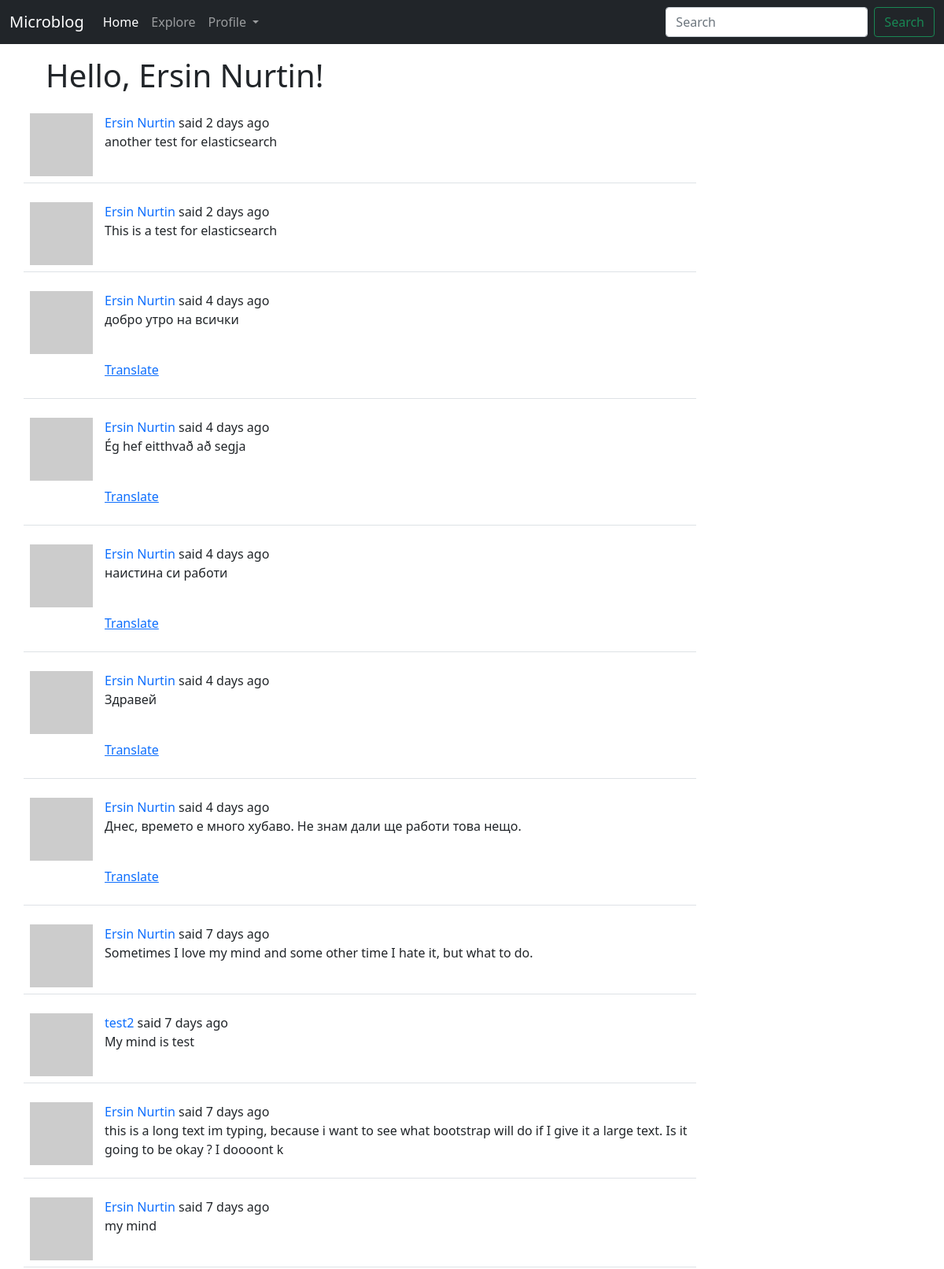
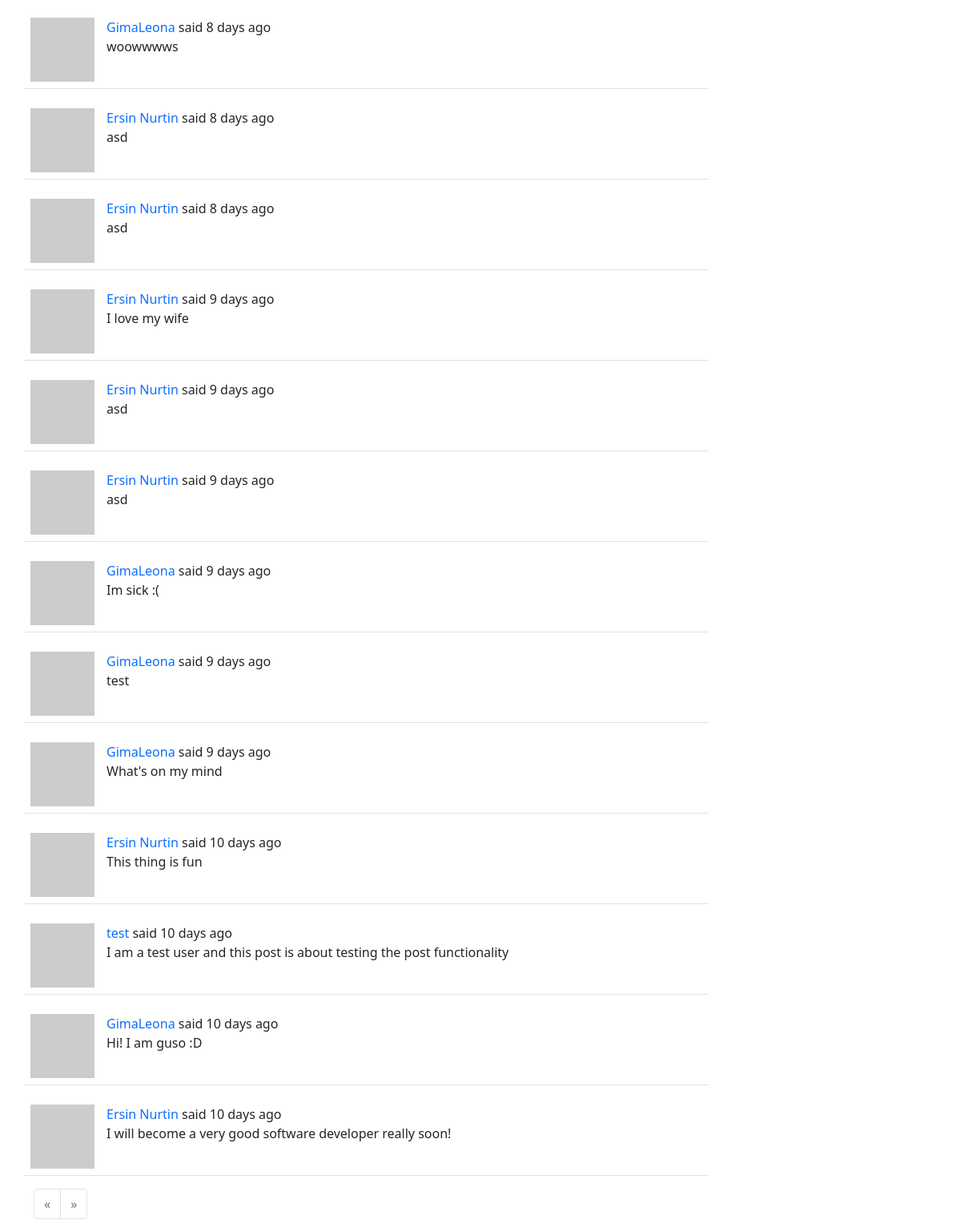
The page /explore (signed in) on the database as committed earlier (2 pictures, top to bottom).
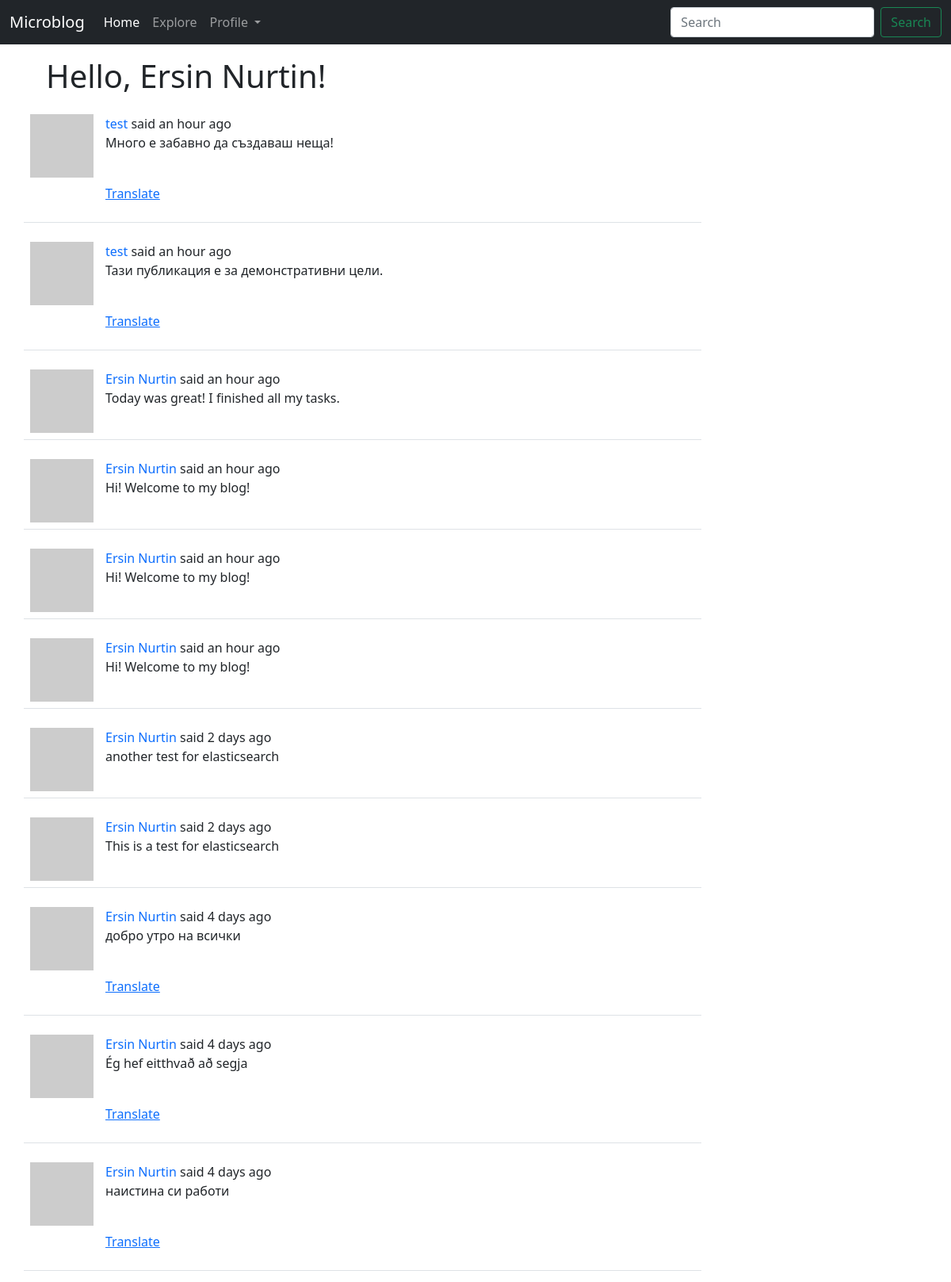
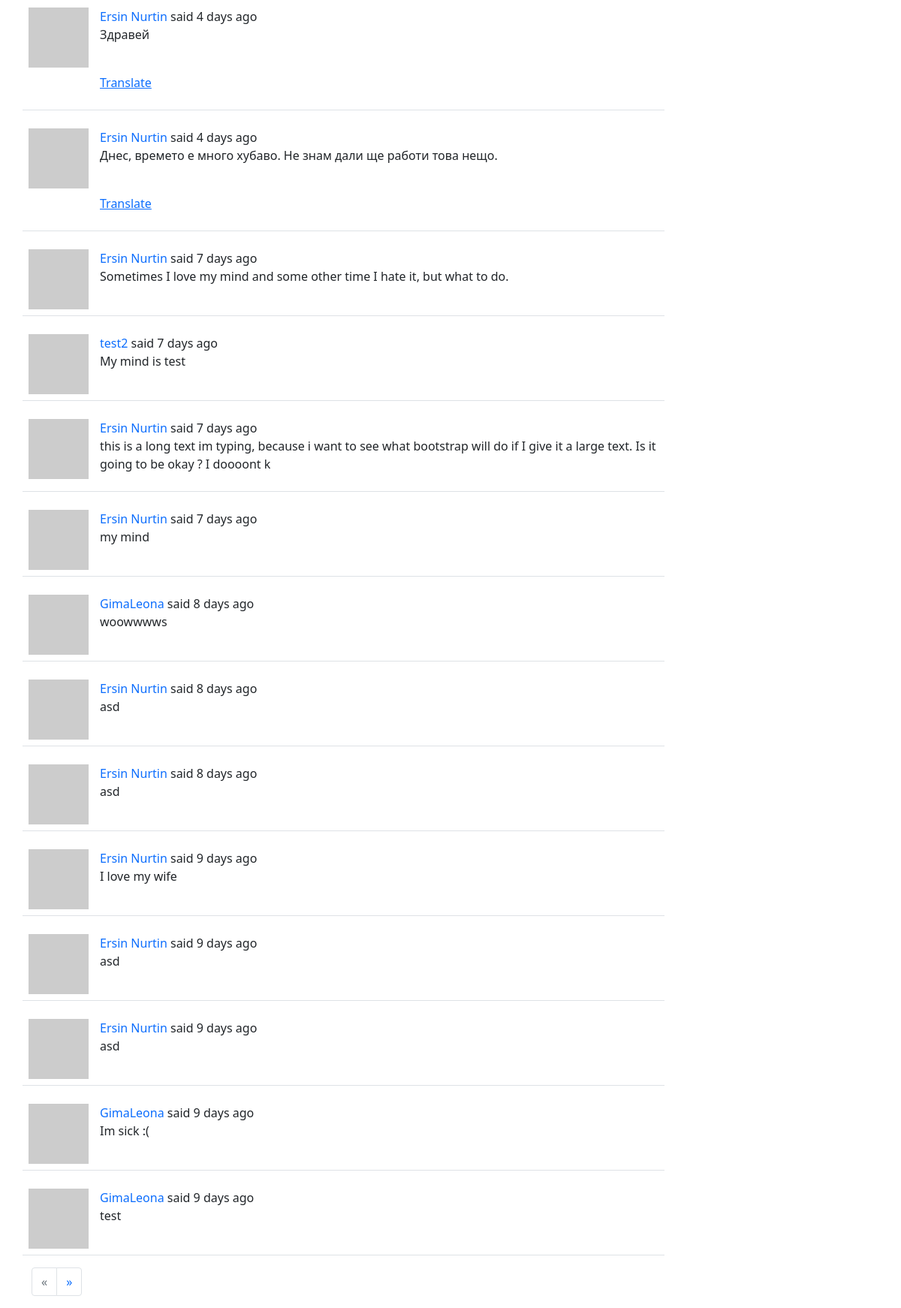
The same page on the database as committed later (2 pictures, top to bottom).
### app/models.py (models this page shows, shortened)
class SearchableMixin:
	@classmethod
	def before_commit(cls, session):
		session._changes = {
			'add': list(session.new),
			'update': list(session.dirty),
			'delete': list(session.deleted)
		}
	@classmethod
	def after_commit(cls, session):
		for obj in session._changes['add']:
			if isinstance(obj, SearchableMixin):
				add_to_index(obj.__tablename__, obj)
		for obj in session._changes['update']:
			if isinstance(obj, SearchableMixin):
				add_to_index(obj.__tablename__, obj)
		for obj in session._changes['delete']:
			if isinstance(obj, SearchableMixin):
				remove_from_index(obj.__tablename__, obj)
		session._changes = None

class Post(SearchableMixin, db.Model):
	__searchable__ = ['body']
	id = db.Column(db.Integer, primary_key=True)
	body = db.Column(db.String(140))
	timestamp = db.Column(db.DateTime, index=True, default=datetime.utcnow)
	user_id = db.Column(db.Integer, db.ForeignKey('user.id'))
	language = db.Column(db.String(5))

### app/main/routes.py (the view)
@bp.route('/explore')
@login_required
def explore():
	page = request.args.get('page', 1, type=int)
	posts = Post.query.order_by(Post.timestamp.desc()).paginate(
		page=page, per_page=current_app.config['POSTS_PER_PAGE'], error_out=False)
	next_url = url_for('main.explore', page=posts.next_num) if posts.has_next else None
	prev_url = url_for('main.explore', page=posts.prev_num) if posts.has_prev else None
	return render_template('index.html', posts=posts.items,
	                       next_url=next_url, prev_url=prev_url, page=page)

### app/main/forms.py
class SearchForm(FlaskForm):
	q = StringField(_l('Search'), validators=[DataRequired()])
	s = SubmitField(_l('Search'))
	def __init__(self, *args, **kwargs):
		if 'formdata' not in kwargs:
			kwargs['formdata'] = request.args
		if 'meta' not in kwargs:
			kwargs['meta'] = {'csrf': False}
		super(SearchForm, self).__init__(*args, **kwargs)

### app/__init__.py (called while the page is built)
def get_locale():
	user = getattr(g, 'user', None)
	if user is not None:
		return user.locale
	return request.accept_languages.best_match(current_app.config['LANGUAGES'])

### app/main/routes.py (called while the page is built)
@bp.before_app_request
def before_request():
	if current_user.is_authenticated:
		current_user.last_seen = datetime.utcnow()
		db.session.commit()
		g.search_form = SearchForm()
	g.locale = str(get_locale())

### app/models.py (called while the page is built)
@login.user_loader
def load_user(user_id):
	return User.query.get(int(user_id))

	def avatar(self, size):
		digest = md5(self.email.lower().encode('utf-8')).hexdigest()
		return f"https://www.gravatar.com/avatar/{digest}?d=identicon&s={size}"

### app/templates/index.html (shortened to what this page needs)
{% extends "layout.html" %}
{% block content %}
  <div class="container">
    <h1 class="mb-3 m-3">{{ _('Hello, %(username)s!', username=current_user.username) }}</h1>
  </div>
    {% for post in posts %}
        {% include '_post.html' %}
    {% endfor %}
  <div class="container">
    <nav>
      <ul class="pagination">
        <li class="page-item previous{% if not prev_url %} disabled{% endif %}">
          <a class="page-link" href="{{ prev_url or '#' }}" aria-label="Previous">
            <span aria-hidden="true">&laquo;</span>
          </a>
        </li>
        <li class="page-item next{% if not next_url %} disabled{% endif %}">
          <a class="page-link" href="{{ next_url or '#' }}" aria-label="Next">
            <span aria-hidden="true">&raquo;</span>
          </a>
        </li>
      </ul>
    </nav>
  </div>
{% endblock content %}

### app/templates/_post.html (shortened to what this page needs)
<div class="container">
    <table class="table table-hover">
      <tr class="row">
        <td class="col-1"><a href="{{ url_for('main.user', username=post.author.username) }}"><img src=" {{ post.author.avatar(70) }}" alt="user image"/></a>
        <td class="col-8">
          {{ _('%(username)s said %(when)s', username=user_link, when=moment(post.timestamp).fromNow()) }}
          <br>
          <p class="text-body"><span id="post{{ post.id }}">{{ post.body }}</span></p>
          {% if post.language and post.language != g.locale %}
            <br>
                <p><span id="translation{{ post.id }}">
                    <a href="javascript:translate(
                                '#post{{ post.id }}',
                                '#translation{{ post.id }}',
                                '{{ post.language }}',
                                '{{ g.locale }}');">{{ _('Translate') }}</a>
                </span></p>
          {% endif %}
        </td>
      </tr>
    </table>
</div>

Rows that differ between the two databases and show on the page:
no longer on this page (row unchanged): Post: body "What's on my mind"
no longer on this page (row unchanged): Post: body "This thing is fun"
no longer on this page (row unchanged): Post: body "I am a test user and this post is about testing the post functionality"
no longer on this page (row unchanged): Post: body "Hi! I am guso :D"
no longer on this page (row unchanged): Post: body "I will become a very good software developer really soon!"
added Post: body "Много е забавно да създаваш неща!"
added Post: body "Тази публикация е за демонстративни цели."
added Post: body "Today was great! I finished all my tasks."
added Post: body "Hi! Welcome to my blog!"
added Post: body "Hi! Welcome to my blog!"
added Post: body "Hi! Welcome to my blog!"
